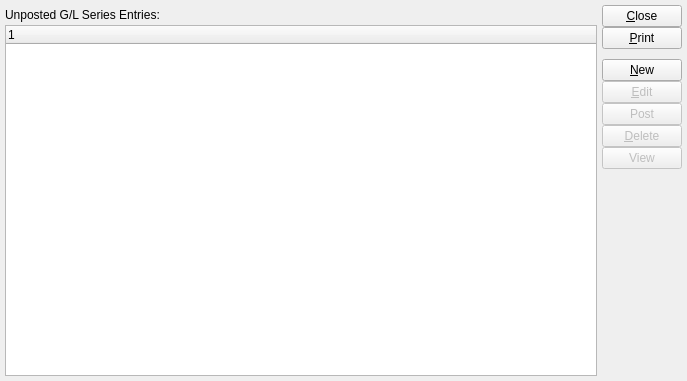
<ui version="4.0" >
 <author></author>
 <comment>This file is part of the xTuple ERP: PostBooks Edition, a free and
open source Enterprise Resource Planning software suite,
Copyright (c) 1999-2011 by OpenMFG LLC, d/b/a xTuple.
It is licensed to you under the Common Public Attribution License
version 1.0, the full text of which (including xTuple-specific Exhibits)
is available at www.xtuple.com/CPAL.  By using this software, you agree
to be bound by its terms.</comment>
 <class>unpostedGlSeries</class>
 <widget class="QWidget" name="unpostedGlSeries" >
  <property name="geometry" >
   <rect>
    <x>0</x>
    <y>0</y>
    <width>687</width>
    <height>381</height>
   </rect>
  </property>
  <property name="windowTitle" >
   <string>Unposted G/L Series Entries</string>
  </property>
   <layout class="QHBoxLayout" >
    <item>
     <layout class="QVBoxLayout" >
      <property name="margin" >
       <number>0</number>
      </property>
      <property name="spacing" >
       <number>0</number>
      </property>
      <item>
       <widget class="QLabel" name="_unpostedLit" >
        <property name="sizePolicy" >
         <sizepolicy>
          <hsizetype>7</hsizetype>
          <vsizetype>0</vsizetype>
          <horstretch>0</horstretch>
          <verstretch>0</verstretch>
         </sizepolicy>
        </property>
        <property name="minimumSize" >
         <size>
          <width>0</width>
          <height>20</height>
         </size>
        </property>
        <property name="text" >
         <string>Unposted G/L Series Entries:</string>
        </property>
        <property name="buddy" >
         <cstring>_glseries</cstring>
        </property>
       </widget>
      </item>
      <item>
       <widget class="XTreeWidget" name="_glseries" >
        <property name="sizePolicy" >
         <sizepolicy>
          <hsizetype>7</hsizetype>
          <vsizetype>7</vsizetype>
          <horstretch>0</horstretch>
          <verstretch>0</verstretch>
         </sizepolicy>
        </property>
        <property name="selectionMode" >
         <enum>QAbstractItemView::ExtendedSelection</enum>
        </property>
       </widget>
      </item>
     </layout>
    </item>
    <item>
     <layout class="QVBoxLayout" >
      <property name="margin" >
       <number>0</number>
      </property>
      <property name="spacing" >
       <number>5</number>
      </property>
      <item>
       <layout class="QVBoxLayout" >
        <property name="margin" >
         <number>0</number>
        </property>
        <property name="spacing" >
         <number>0</number>
        </property>
        <item>
         <widget class="QPushButton" name="_close" >
          <property name="text" >
           <string>&amp;Close</string>
          </property>
         </widget>
        </item>
        <item>
         <widget class="QPushButton" name="_print" >
          <property name="text" >
           <string>&amp;Print</string>
          </property>
         </widget>
        </item>
        <item>
         <spacer>
          <property name="orientation" >
           <enum>Qt::Vertical</enum>
          </property>
          <property name="sizeType" >
           <enum>QSizePolicy::Maximum</enum>
          </property>
          <property name="sizeHint" >
           <size>
            <width>20</width>
            <height>10</height>
           </size>
          </property>
         </spacer>
        </item>
        <item>
         <widget class="QPushButton" name="_new" >
          <property name="enabled" >
           <bool>true</bool>
          </property>
          <property name="text" >
           <string>&amp;New</string>
          </property>
         </widget>
        </item>
        <item>
         <widget class="QPushButton" name="_edit" >
          <property name="enabled" >
           <bool>false</bool>
          </property>
          <property name="text" >
           <string>&amp;Edit</string>
          </property>
         </widget>
        </item>
        <item>
         <widget class="QPushButton" name="_post" >
          <property name="enabled" >
           <bool>false</bool>
          </property>
          <property name="text" >
           <string>Post</string>
          </property>
         </widget>
        </item>
        <item>
         <widget class="QPushButton" name="_delete" >
          <property name="enabled" >
           <bool>false</bool>
          </property>
          <property name="text" >
           <string>&amp;Delete</string>
          </property>
         </widget>
        </item>
        <item>
         <widget class="QPushButton" name="_view" >
          <property name="enabled" >
           <bool>false</bool>
          </property>
          <property name="text" >
           <string>View</string>
          </property>
         </widget>
        </item>
       </layout>
      </item>
      <item>
       <spacer>
        <property name="orientation" >
         <enum>Qt::Vertical</enum>
        </property>
        <property name="sizeType" >
         <enum>QSizePolicy::Expanding</enum>
        </property>
        <property name="sizeHint" >
         <size>
          <width>20</width>
          <height>50</height>
         </size>
        </property>
       </spacer>
      </item>
     </layout>
    </item>
   </layout>
 </widget>
 <layoutdefault spacing="5" margin="5" />
 <pixmapfunction>qPixmapFromMimeSource</pixmapfunction>
 <customwidgets>
  <customwidget>
   <class>XTreeWidget</class>
   <extends>QTreeWidget</extends>
   <header>xtreewidget.h</header>
  </customwidget>
 </customwidgets>
 <tabstops>
  <tabstop>_glseries</tabstop>
  <tabstop>_new</tabstop>
  <tabstop>_edit</tabstop>
  <tabstop>_post</tabstop>
  <tabstop>_delete</tabstop>
  <tabstop>_close</tabstop>
  <tabstop>_print</tabstop>
 </tabstops>
 <includes/>
 <resources/>
 <connections>
  <connection>
   <sender>_close</sender>
   <signal>clicked()</signal>
   <receiver>unpostedGlSeries</receiver>
   <slot>close()</slot>
   <hints>
    <hint type="sourcelabel" >
     <x>20</x>
     <y>20</y>
    </hint>
    <hint type="destinationlabel" >
     <x>20</x>
     <y>20</y>
    </hint>
   </hints>
  </connection>
  <connection>
   <sender>_glseries</sender>
   <signal>valid(bool)</signal>
   <receiver>_delete</receiver>
   <slot>setEnabled(bool)</slot>
   <hints>
    <hint type="sourcelabel" >
     <x>281</x>
     <y>200</y>
    </hint>
    <hint type="destinationlabel" >
     <x>622</x>
     <y>194</y>
    </hint>
   </hints>
  </connection>
  <connection>
   <sender>_glseries</sender>
   <signal>valid(bool)</signal>
   <receiver>_edit</receiver>
   <slot>setEnabled(bool)</slot>
   <hints>
    <hint type="sourcelabel" >
     <x>281</x>
     <y>200</y>
    </hint>
    <hint type="destinationlabel" >
     <x>622</x>
     <y>124</y>
    </hint>
   </hints>
  </connection>
  <connection>
   <sender>_glseries</sender>
   <signal>itemSelected(int)</signal>
   <receiver>_edit</receiver>
   <slot>animateClick()</slot>
   <hints>
    <hint type="sourcelabel" >
     <x>281</x>
     <y>200</y>
    </hint>
    <hint type="destinationlabel" >
     <x>622</x>
     <y>124</y>
    </hint>
   </hints>
  </connection>
  <connection>
   <sender>_glseries</sender>
   <signal>valid(bool)</signal>
   <receiver>_post</receiver>
   <slot>setEnabled(bool)</slot>
   <hints>
    <hint type="sourcelabel" >
     <x>287</x>
     <y>200</y>
    </hint>
    <hint type="destinationlabel" >
     <x>628</x>
     <y>160</y>
    </hint>
   </hints>
  </connection>
  <connection>
   <sender>_glseries</sender>
   <signal>valid(bool)</signal>
   <receiver>_view</receiver>
   <slot>setEnabled(bool)</slot>
   <hints>
    <hint type="sourcelabel" >
     <x>287</x>
     <y>200</y>
    </hint>
    <hint type="destinationlabel" >
     <x>628</x>
     <y>224</y>
    </hint>
   </hints>
  </connection>
 </connections>
</ui>
